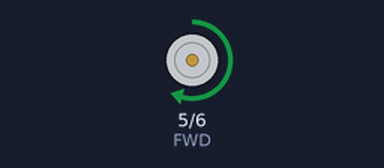
Bench run of a sketch on a simulated Arduino Uno, built with avr-gcc and run on an emulated ATmega328P. On the bench: motor-driver pin pairs drawn as motors (green arrow = first pin HIGH = forward, orange = second pin HIGH = backward, longer = more drive).

Above: at 1.0 s.
At 3.0 s:
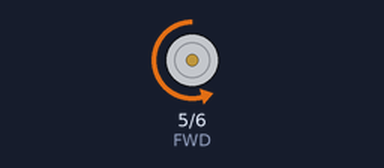
Timing chart, 0 to 5.2 s (numbered marks = the images above):
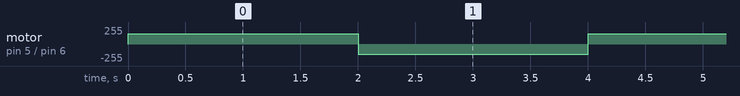

Measured:
- by itself, motor on pin 5 (FWD) / pin 6 (BWD): alternates forward 155/255 for 2.0 s and backward 155/255 for 2.0 s

The sketch:

motorTest.ino
```cpp
/*
CONNECTIONS:

GND........GND
VCC........5V
R_EN.......5V
L_EN.......5V
RPWM.......D5
LPWM.......D6


*/

#define FWD 5
#define BWD 6

void setup(){
pinMode(FWD, OUTPUT);
pinMode(BWD, OUTPUT);
}
void loop(){

analogWrite(FWD, 155);
analogWrite(BWD, 0);
  delay(2000);
analogWrite(BWD, 155);
analogWrite(FWD, 0);
  delay(2000);
}
```
